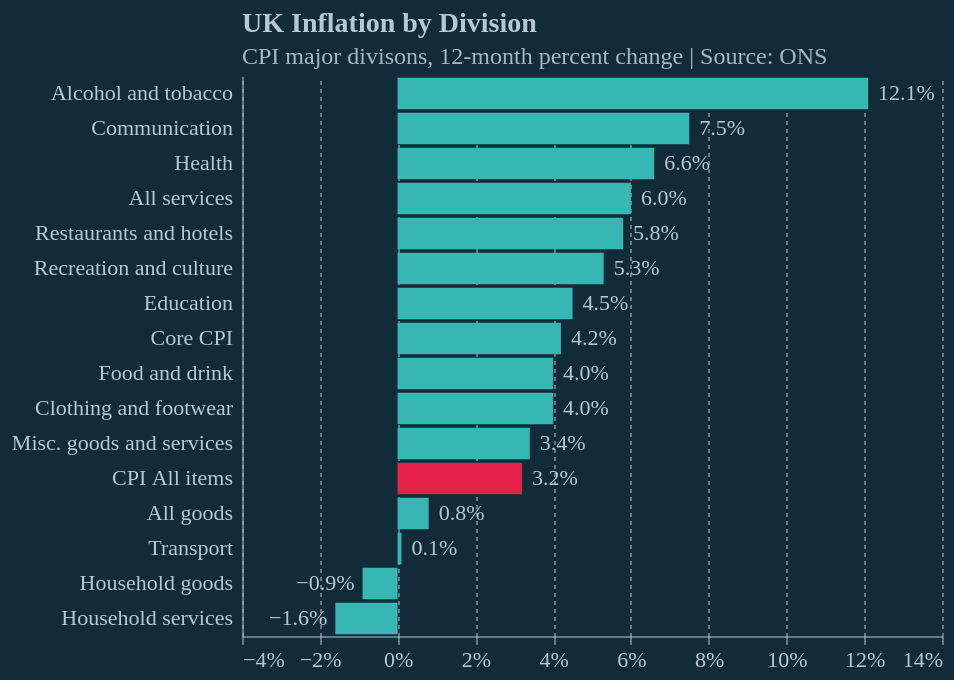

Specify this chart in Vega-Lite:
### Vega-Lite specification from a JSON file in a GitHub repository (floating-point values rounded to 4 significant figures)
{"config": {"background": "#122b39", "font": "Circular Std", "text": {"color": "#b4c8d8", "font": "Circular Std", "align": "left", "baseline": "middle", "dx": 7, "dy": 0, "fontSize": 11}, "view": {"stroke": null, "continuousWidth": 350, "continuousHeight": 280, "discreteWidth": 400, "discreteHeight": 300}, "bar": {"color": "#179fdb"}, "line": {"color": "#e6224b"}, "rule": {"color": "#b4c8d8"}, "point": {"filled": true, "size": 80, "color": "#e6224b", "opacity": 0.95}, "geoshape": {"stroke": "white", "strokeWidth": 0.3}, "axis": {"labelColor": "#b4c8d8", "labelFontSize": 11, "labelFont": "Circular Std", "tickColor": "#b4c8d8", "tickOpacity": 0.5, "domainColor": "#b4c8d8", "domainOpacity": 0.5, "gridColor": "#b4c8d8", "gridDash": [2, 2], "gridOpacity": 0.5, "title": null, "titleColor": "#b4c8d8", "tickSize": 4}, "axisXDiscrete": {"grid": false, "labelAngle": 0, "tickCount": 10, "tickOpacity": 0.5, "title": null}, "axisYDiscrete": {"ticks": false, "labelPadding": 5}, "axisXTemporal": {"grid": false, "ticks": true}, "axisXQuantitative": {"grid": true}, "axisYQuantitative": {"gridColor": "#b4c8d8", "gridDash": [1, 5], "gridOpacity": 0.5, "ticks": false, "labelPadding": 5, "tickCount": 8}, "title": {"color": "#b4c8d8", "subtitleColor": "#b4c8d8E6", "font": "Circular Std", "subtitleFont": "Circular Std", "anchor": "start", "dx": 24, "fontSize": 14, "subtitleFontSize": 12, "subtitlePadding": 4, "offset": 0}, "legend": {"titleColor": "#b4c8d8", "labelColor": "#b4c8d8"}}, "layer": [{"mark": {"type": "bar"}, "encoding": {"color": {"condition": {"test": "(datum.Division === 'CPI All items')", "value": "#e6224b"}, "value": "#36b7b4"}, "x": {"axis": {"format": "%"}, "field": "Mar 2024", "scale": {"padding": 20}, "type": "quantitative"}, "y": {"field": "Division", "sort": {"field": "Rank", "order": "ascending"}, "type": "nominal"}}, "title": {"text": "UK Inflation by Division", "dx": 0, "frame": "group", "subtitle": "CPI major divisons, 12-month percent change | Source: ONS"}}, {"mark": {"type": "text", "align": "left", "baseline": "middle", "dx": 5}, "encoding": {"color": {"value": "#b4c8d8"}, "opacity": {"condition": {"test": "(datum['Mar 2024'] > 0)", "value": 1}, "value": 0}, "text": {"field": "Mar 2024", "format": ".1%", "type": "quantitative"}, "x": {"axis": {"format": "%"}, "field": "Mar 2024", "scale": {"padding": 20}, "type": "quantitative"}, "y": {"field": "Division", "sort": {"field": "Rank", "order": "ascending"}, "type": "nominal"}}, "title": {"text": "UK Inflation by Division", "dx": 0, "frame": "group", "subtitle": "CPI major divisons, 12-month percent change | Source: ONS"}}, {"mark": {"type": "text", "align": "right", "baseline": "middle", "dx": -4}, "encoding": {"color": {"value": "#b4c8d8"}, "opacity": {"condition": {"test": "(datum['Mar 2024'] < 0)", "value": 1}, "value": 0}, "text": {"field": "Mar 2024", "format": ".1%", "type": "quantitative"}, "x": {"axis": {"format": "%"}, "field": "Mar 2024", "scale": {"padding": 20}, "type": "quantitative"}, "y": {"field": "Division", "sort": {"field": "Rank", "order": "ascending"}, "type": "nominal"}}, "title": {"text": "UK Inflation by Division", "dx": 0, "frame": "group", "subtitle": "CPI major divisons, 12-month percent change | Source: ONS"}}], "data": {"name": "data-c5bee1832e91ecdd3dfdca0cb2bc75c4"}, "$schema": "https://vega.github.io/schema/vega-lite/v5.16.3.json", "datasets": {"data-c5bee1832e91ecdd3dfdca0cb2bc75c4": [{"Division": "CPI All items", "Feb 2024": 0.034, "Mar 2024": 0.032, "group": "CPI division", "Rank": 12}, {"Division": "Food and drink", "Feb 2024": 0.05, "Mar 2024": 0.04, "group": "CPI division", "Rank": 9}, {"Division": "Alcohol and tobacco", "Feb 2024": 0.119, "Mar 2024": 0.121, "group": "CPI division", "Rank": 1}, {"Division": "Clothing and footwear", "Feb 2024": 0.05, "Mar 2024": 0.04, "group": "CPI division", "Rank": 9}, {"Division": "Household services", "Feb 2024": -0.017, "Mar 2024": -0.016, "group": "CPI division", "Rank": 16}, {"Division": "Household goods", "Feb 2024": 0.0, "Mar 2024": -0.009, "group": "CPI division", "Rank": 15}, {"Division": "Health", "Feb 2024": 0.065, "Mar 2024": 0.066, "group": "CPI division", "Rank": 3}, {"Division": "Transport", "Feb 2024": -0.001, "Mar 2024": 0.001, "group": "CPI division", "Rank": 14}, {"Division": "Communication", "Feb 2024": 0.056, "Mar 2024": 0.075, "group": "CPI division", "Rank": 2}, {"Division": "Recreation and culture", "Feb 2024": 0.054, "Mar 2024": 0.053, "group": "CPI division", "Rank": 6}, {"Division": "Education", "Feb 2024": 0.045, "Mar 2024": 0.045, "group": "CPI division", "Rank": 7}, {"Division": "Restaurants and hotels", "Feb 2024": 0.06, "Mar 2024": 0.058, "group": "CPI division", "Rank": 5}, {"Division": "Misc. goods and services", "Feb 2024": 0.036, "Mar 2024": 0.034, "group": "CPI division", "Rank": 11}, {"Division": "All goods", "Feb 2024": 0.011, "Mar 2024": 0.008, "group": "Aggregated", "Rank": 13}, {"Division": "All services", "Feb 2024": 0.061, "Mar 2024": 0.06, "group": "Aggregated", "Rank": 4}, {"Division": "Core CPI", "Feb 2024": 0.045, "Mar 2024": 0.042, "group": "Aggregated", "Rank": 8}]}, "width": 350, "height": 280}
